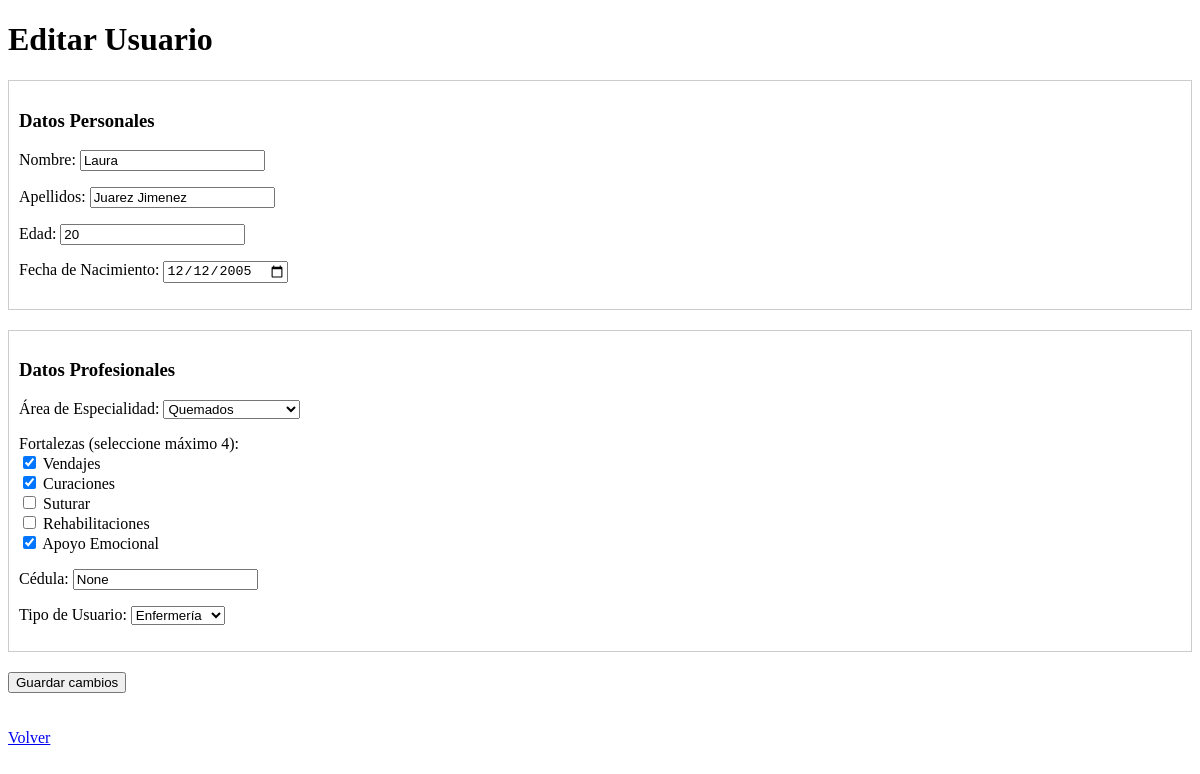
Before: /jefa/editar-usuario/1/ with the older database file.
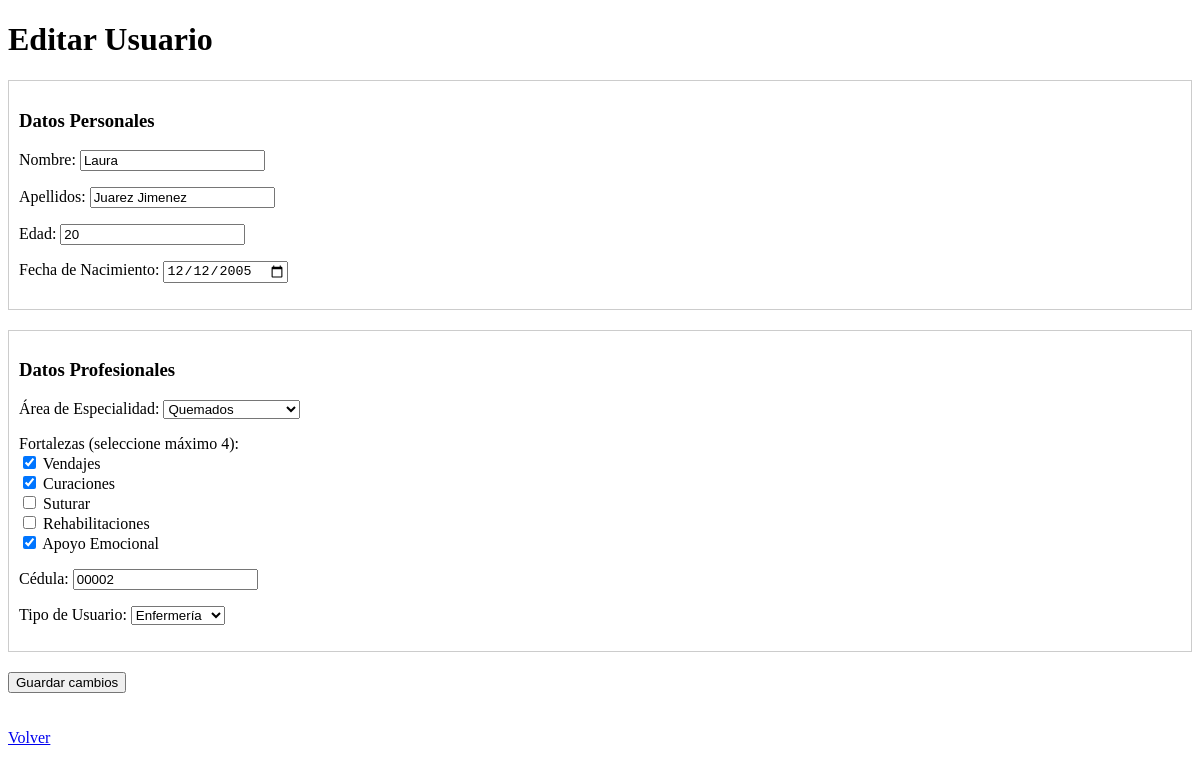
After: the same page with the newer database file.
### login/models.py (models this page shows, shortened)
class Usuarios(AbstractUser):
    jefaPiso = 'JP'
    enfermeria = 'EN'
    doctor = 'DR'
    cocina = 'CO'
    rolesUsuario = [
        (jefaPiso, 'Jefa de Piso'),
        (enfermeria, 'Enfermería'),
        (doctor, 'Doctor'),
        (cocina, 'Cocina'),
    ]
    tipoUsuario = models.CharField(max_length=2, choices=rolesUsuario, default=enfermeria)
    apellidos = models.CharField(max_length=150)
    edad = models.IntegerField(default=18)
    fechaNacimiento = models.DateField(null=True, blank=True)
    areaEspecialidad = models.ForeignKey(AreaEspecialidad, on_delete=models.SET_NULL, null=True)
    fortalezas = models.ManyToManyField(Fortaleza)
    estaActivo = models.BooleanField(default=True)
    fechaRegistro = models.DateTimeField(default=timezone.now)
    fechaEliminacion = models.DateTimeField(null=True, blank=True)
    cedula = models.CharField(max_length=20, blank=True, null=True)
    telefono = models.CharField(max_length=15, blank=True, null=True)
    direccion = models.TextField(blank=True, null=True)
    primerIngreso = models.BooleanField(default=True)

class AreaEspecialidad(models.Model):
    nombre = models.CharField(max_length=100, unique=True)
    descripcion = models.TextField(blank=True, null=True)
    class Meta:
        verbose_name = 'Área de Especialidad'
        verbose_name_plural = 'Áreas de Especialidad'

class Fortaleza(models.Model):
    nombre = models.CharField(max_length=100, unique=True)
    descripcion = models.TextField(blank=True, null=True)
    class Meta:
        verbose_name = 'Fortaleza'
        verbose_name_plural = 'Fortalezas'

### usuarioJefa/views.py (the view, shortened to what this page needs)
def editar_usuario(request, usuario_id):
    usuario = get_object_or_404(Usuarios, id=usuario_id)
    context = {
        'usuario': usuario,
        'areas': AreaEspecialidad.objects.all(),
        'fortalezas': Fortaleza.objects.all(),
        'modo_edicion': True  # Para identificar que estamos editando
    }
    return render(request, 'usuarioJefa/editar_usuario.html', context)

### usuarioJefa/templates/usuarioJefa/editar_usuario.html (shortened to what this page needs)
<!DOCTYPE html>
<html lang="en">
<head>
</head>
<body>
    <h1>Editar Usuario</h1>
    <form method="POST">
        <div class="form-section">
            <h3>Datos Personales</h3>
            <p>
                <label for="nombre">Nombre:</label>
                <input type="text" id="nombre" name="nombre" value="{{ usuario.first_name }}">
            </p>
            <p>
                <label for="apellidos">Apellidos:</label>
                <input type="text" id="apellidos" name="apellidos" value="{{ usuario.apellidos }}">
            </p>
            <p>
                <label for="edad">Edad:</label>
                <input type="number" id="edad" name="edad" min="18" value="{{ usuario.edad }}">
            </p>
            <p>
                <label for="fecha_nacimiento">Fecha de Nacimiento:</label>
                <input type="date" id="fecha_nacimiento" name="fecha_nacimiento"
                       value="{{ usuario.fechaNacimiento|date:'Y-m-d' }}">
            </p>
        </div>
        <div class="form-section">
            <h3>Datos Profesionales</h3>
            <p>
                <label for="area_especialidad">Área de Especialidad:</label>
                <select id="area_especialidad" name="area_especialidad">
                    {% for area in areas %}
                        <option value="{{ area.id }}"
                            {% if usuario.areaEspecialidad.id == area.id %}selected{% endif %}>
                            {{ area.nombre }}
                        </option>
                    {% endfor %}
                </select>
            </p>
            <p>
                <label>Fortalezas (seleccione máximo 4):</label><br>
                {% for fortaleza in fortalezas %}
                    <label>
                        <input type="checkbox" name="fortalezas" value="{{ fortaleza.id }}"
                            {% if fortaleza in usuario.fortalezas.all %}checked{% endif %}>
                        {{ fortaleza.nombre }}
                    </label><br>
                {% endfor %}
            </p>
            <p>
                <label for="cedula">Cédula:</label>
                <input type="text" id="cedula" name="cedula" value="{{ usuario.cedula }}">
            </p>
            <p>
                <label for="tipo_usuario">Tipo de Usuario:</label>
                <select id="tipo_usuario" name="tipo_usuario">
                    <option value="EN" {% if usuario.tipoUsuario == 'EN' %}selected{% endif %}>Enfermería</option>
                </select>
            </p>
        </div>
        <button type="submit">Guardar cambios</button>
    </form>
    <br><br>
    <a href="{% url 'jefa:gestionar_usuarios' %}">Volver</a>
</body>
</html>

### usuarioJefa/templates/usuarioJefa/editar_usuario.html (style rules this page uses)
.form-section { margin-bottom: 20px; padding: 10px; border: 1px solid #ccc; }

Changed rows visible on the page:
changed Usuarios "Laura": cedula "None" → "00002"
